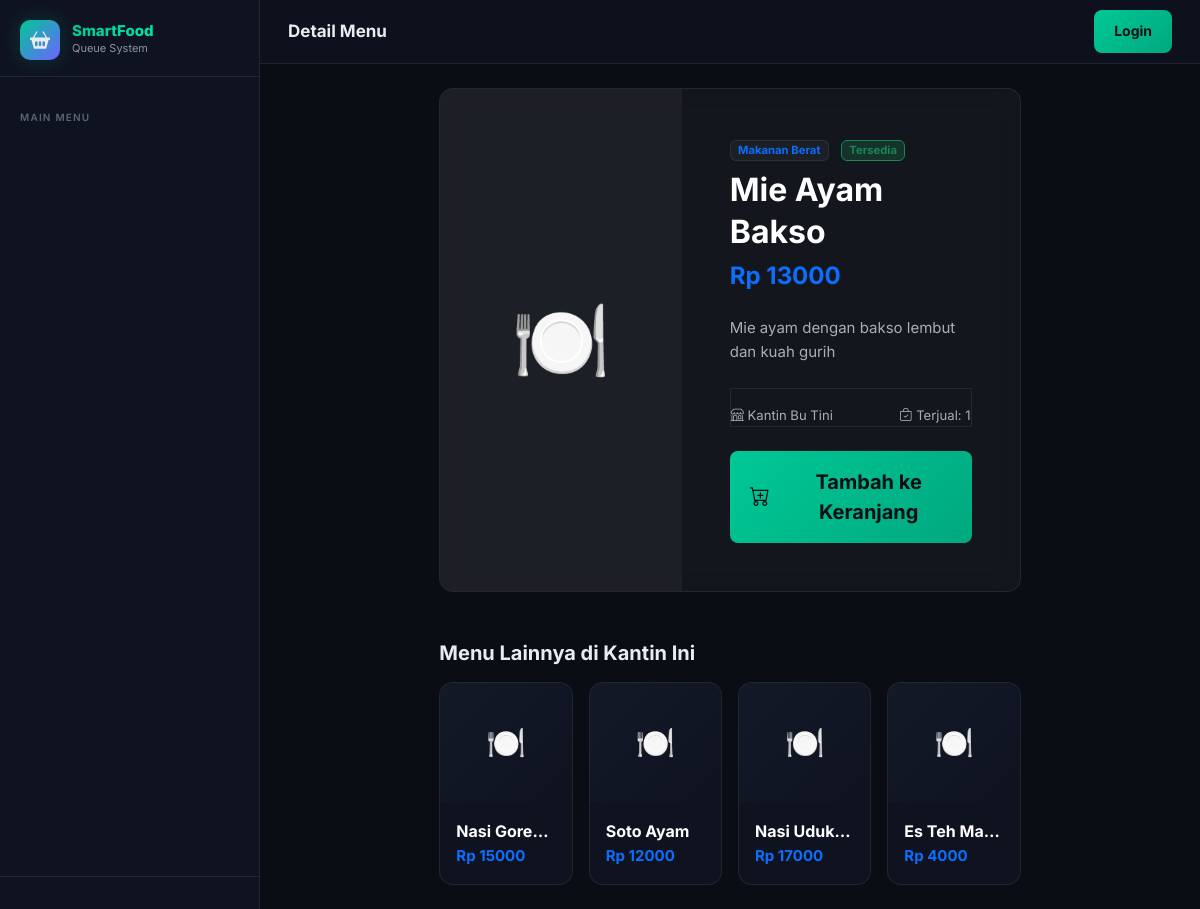
Page /menu/item/23/ on the committed database.
### menu/models.py (models this page shows, shortened)
class MenuItem(models.Model):
    canteen = models.ForeignKey(Canteen, on_delete=models.CASCADE, related_name='menu_items')
    category = models.ForeignKey(Category, on_delete=models.SET_NULL, null=True, blank=True, related_name='items')
    name = models.CharField(max_length=200)
    description = models.TextField(blank=True)
    price = models.DecimalField(max_digits=10, decimal_places=0)
    image = models.ImageField(upload_to='menu/', blank=True, null=True)
    is_available = models.BooleanField(default=True)
    order_count = models.PositiveIntegerField(default=0)
    created_at = models.DateTimeField(auto_now_add=True)
    updated_at = models.DateTimeField(auto_now=True)
    class Meta:
        verbose_name = 'Menu'
        verbose_name_plural = 'Daftar Menu'
        ordering = ['-order_count']

class Category(models.Model):
    name = models.CharField(max_length=100)
    icon = models.CharField(max_length=10, default='🍽️')
    class Meta:
        verbose_name_plural = 'Kategori'

### accounts/models.py (models this page shows, shortened)
class Canteen(models.Model):
    name = models.CharField(max_length=100)
    description = models.TextField(blank=True)
    location = models.CharField(max_length=200)
    vendor = models.OneToOneField(
        CustomUser,
        on_delete=models.CASCADE,
        related_name='canteen',
        limit_choices_to={'role': 'vendor'}
    )
    image = models.ImageField(upload_to='canteens/', blank=True, null=True)
    is_active = models.BooleanField(default=True)
    open_time = models.TimeField(null=True, blank=True)
    close_time = models.TimeField(null=True, blank=True)
    created_at = models.DateTimeField(auto_now_add=True)
    class Meta:
        verbose_name = 'Kantin'
        verbose_name_plural = 'Daftar Kantin'

### menu/views.py (the view)
# urls.py: path('item/<int:item_id>/', views.menu_detail, name='menu_detail'),
def menu_detail(request, item_id):
    item = get_object_or_404(MenuItem, id=item_id, is_available=True)
    related = MenuItem.objects.filter(canteen=item.canteen, is_available=True).exclude(id=item_id)[:4]
    return render(request, 'menu/detail.html', {'item': item, 'related': related})

### notifications/context_processors.py (called while the page is built, shortened)
def notifications_processor(request):
    return {'unread_notifications': 0, 'recent_notifications': []}

### templates/menu/detail.html (shortened to what this page needs)
{% extends 'base.html' %}
{% block page_title %}Detail Menu{% endblock %}
{% block content %}
<div class="row">
    <div class="col-lg-8 mx-auto">
        <div class="card card-glass mb-4">
            <div class="row g-0">
                <div class="col-md-5">
                    {% if item.image %}
                    <img src="{{ item.image.url }}" class="img-fluid rounded-start h-100 object-fit-cover w-100" alt="{{ item.name }}" style="min-height: 250px;">
                    {% else %}
                    <div class="h-100 w-100 bg-surface d-flex align-items-center justify-content-center display-1 rounded-start" style="min-height: 250px;">🍽️</div>
                    {% endif %}
                </div>
                <div class="col-md-7">
                    <div class="card-body p-4 p-md-5 d-flex flex-column h-100">
                        <div class="mb-2">
                            <span class="badge bg-surface border-custom text-primary me-2">{{ item.category.name|default:"Umum" }}</span>
                            <span class="badge {% if item.is_available %}bg-success text-success bg-opacity-25 border border-success{% else %}bg-danger text-danger bg-opacity-25 border border-danger{% endif %}">
                                {% if item.is_available %}Tersedia{% else %}Habis{% endif %}
                            </span>
                        </div>
                        <h2 class="card-title fw-bold text-white mb-2">{{ item.name }}</h2>
                        <h4 class="text-primary fw-bold mb-4">Rp {{ item.price }}</h4>
                        <p class="card-text text-muted mb-4">{{ item.description|default:"Tidak ada deskripsi." }}</p>
                        <div class="mt-auto pt-3 border-top border-custom d-flex justify-content-between align-items-center">
                            <div class="text-muted small"><i class="bi bi-shop"></i> {{ item.canteen.name }}</div>
                            <div class="text-muted small"><i class="bi bi-bag-check"></i> Terjual: {{ item.order_count }}</div>
                        </div>
                        {% if item.is_available %}
                        <button onclick="addToCartDetail({{ item.id }})" class="btn btn-primary-custom w-100 mt-4 py-3 fs-5 justify-content-center">
                            <i class="bi bi-cart-plus me-2"></i> Tambah ke Keranjang
                        </button>
                        {% else %}
                        <button class="btn btn-secondary w-100 mt-4 py-3 fs-5" disabled>Stok Habis</button>
                        {% endif %}
                    </div>
                </div>
            </div>
        </div>
        {% if related %}
        <h5 class="fw-bold mb-3 mt-5">Menu Lainnya di Kantin Ini</h5>
        <div class="row g-3">
            {% for r in related %}
            <div class="col-6 col-md-3">
                <a href="{% url 'menu_detail' r.id %}" class="text-decoration-none">
                    <div class="card menu-card h-100">
                        {% if r.image %}
                        <img src="{{ r.image.url }}" class="menu-card-img" style="height: 120px;" alt="{{ r.name }}">
                        {% else %}
                        <div class="menu-card-placeholder" style="height: 120px; font-size: 32px;">🍽️</div>
                        {% endif %}
                        <div class="card-body p-2 p-md-3">
                            <div class="fw-bold text-white fs-6 text-truncate">{{ r.name }}</div>
                            <div class="text-primary fw-bold">Rp {{ r.price }}</div>
                        </div>
                    </div>
                </a>
            </div>
            {% endfor %}
        </div>
        {% endif %}
    </div>
</div>
{% endblock %}

### static/css/style.css (style rules this page uses)
:root { --primary: #00C896; --primary-dark: #00a87e; --primary-light: #00e5aa; --primary-glow: rgba(0, 200, 150, 0.25); --secondary: #6C63FF; --accent: #FF6B6B; --warning: #FFB347; --info: #4ECDC4; --bg: #0A0D14; --bg-2: #0F1320; --bg-3: #141928; --surface: rgba(255, 255, 255, 0.04); --surface-hover: rgba(255, 255, 255, 0.08); --surface-active: rgba(0, 200, 150, 0.1); --border: rgba(255, 255, 255, 0.08); --border-primary: rgba(0, 200, 150, 0.3); --text: #E8ECEF; --text-muted: #8892A4; --text-dim: #5A6478; --sidebar-width: 260px; --navbar-height: 64px; --radius: 14px; --radius-sm: 8px; --radius-lg: 20px; --radius-xl: 28px; --shadow: 0 4px 24px rgba(0, 0, 0, 0.4); --shadow-primary: 0 0 20px rgba(0, 200, 150, 0.2); --shadow-card: 0 8px 32px rgba(0, 0, 0, 0.3); --transition: all 0.25s cubic-bezier(0.4, 0, 0.2, 1); }
*, *::before, *::after { box-sizing: border-box; margin: 0; padding: 0; }
html { scroll-behavior: smooth; }
body { font-family: 'Inter', -apple-system, BlinkMacSystemFont, sans-serif; background-color: var(--bg); color: var(--text); line-height: 1.6; font-size: 15px; overflow-x: hidden; }
h1, h2, h3, h4, h5, h6 { font-weight: 700; line-height: 1.3; color: var(--text); }
a { color: var(--primary); text-decoration: none; transition: var(--transition); }
.card { background: var(--bg-2); border: 1px solid var(--border); border-radius: var(--radius); overflow: hidden; }
.card-glass { background: var(--surface); backdrop-filter: blur(12px); border: 1px solid var(--border); border-radius: var(--radius); }
.card-body { padding: 20px; }
.btn { border-radius: var(--radius-sm); font-weight: 600; font-size: 14px; transition: var(--transition); border: none; cursor: pointer; }
.btn-primary-custom { background: linear-gradient(135deg, var(--primary), var(--primary-dark)); color: #0A0D14; padding: 10px 20px; border-radius: var(--radius-sm); font-weight: 700; font-size: 14px; transition: var(--transition); display: inline-flex; align-items: center; gap: 8px; }
.menu-card { background: var(--bg-2); border: 1px solid var(--border); border-radius: var(--radius); overflow: hidden; transition: var(--transition); cursor: pointer; }
.menu-card-placeholder { width: 100%; height: 180px; background: linear-gradient(135deg, var(--bg-3), var(--bg-2)); display: flex; align-items: center; justify-content: center; font-size: 48px; }
.bg-surface { background: var(--surface) !important; }
.border-custom { border: 1px solid var(--border) !important; }

### rows in the picture
MenuItem: category.name "Makanan Berat", name "Mie Ayam Bakso", price "13000", description "Mie ayam dengan bakso lembut dan kuah gurih", canteen.name "Kantin Bu Tini", order_count "1"
MenuItem: name "Nasi Gore…", price "15000"
MenuItem: name "Soto Ayam", price "12000"
MenuItem: name "Nasi Uduk…", price "17000"
MenuItem: name "Es Teh Ma…", price "4000"
